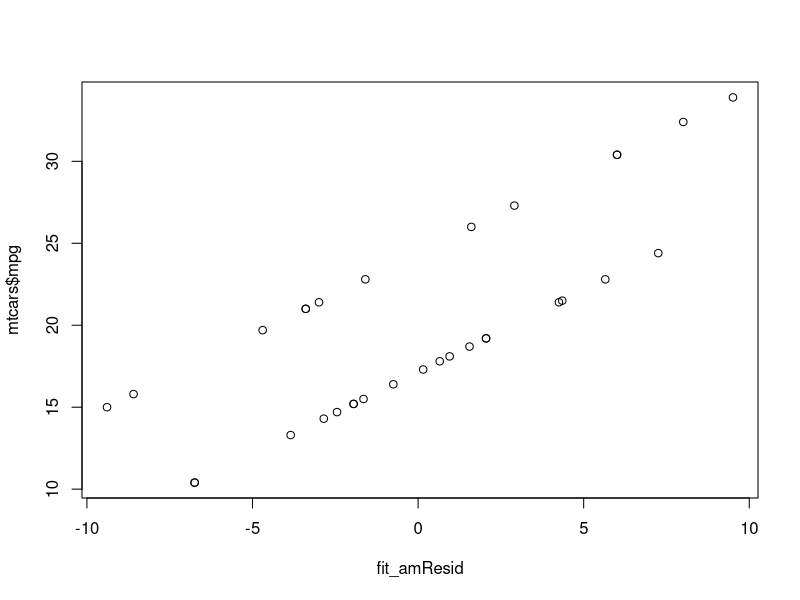
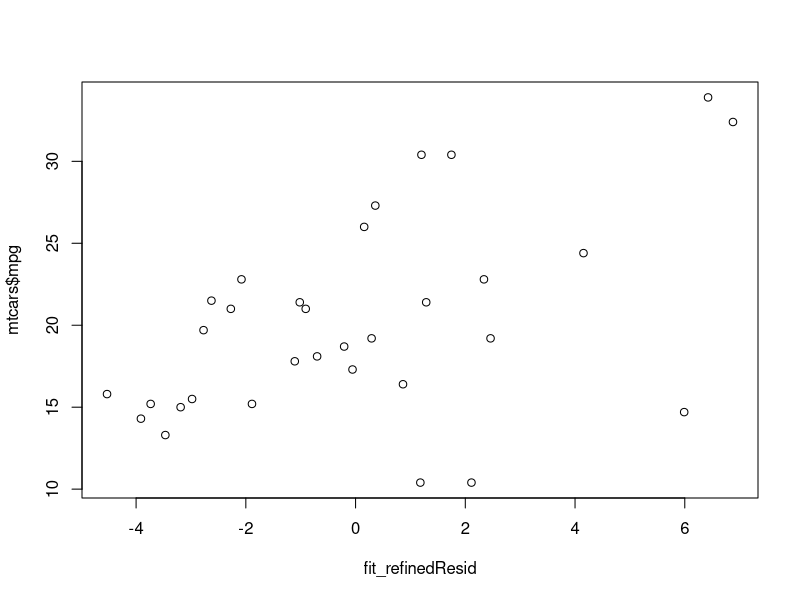

The R script that drew these images, in order:

# You work for Motor Trend, a magazine about the automobile industry.
# Looking at a data set of a collection of cars, they are interested in
# exploring the relationship between a set of variables and miles per gallon.
# They are particularly interested in the following two questions:

# "Is an automatic or manual transmission better for MPG"
# "Quantify the MPG difference between automatic and manual transmissions"
################################################################################
# Step 0 - Set up environment - packages and working directory
################################################################################
library("dplyr", quietly = T)
library("ggplot2", quietly = T)
library("magrittr", quietly = T)
library("GGally", quietly = T)

dir <- "C:/Users/Jleach1/Documents/R/regression_models"
setwd(dir)
rm(dir)
################################################################################
# Step 1 - Load data
################################################################################
data(mtcars)
mtcars <- mtcars %>%
          mutate(trans = as.factor(ifelse(am==0,"Automatic","Manual")))

################################################################################
# Step 2 - initial explorations
################################################################################
summ_simple <- mtcars %>%
                group_by(trans) %>%
                summarise(mean_mpg = mean(mpg),
                         sd = sd(mpg),
                          n = n(),
                          se = sd/sqrt(n),
                          ss_n = (sd^2)/n)
summ_simple

violin <-
mtcars %>%
  ggplot(aes(x = trans, y = mpg, fill = trans))+
  geom_violin()+
  geom_point()+
  theme_minimal()+
  scale_fill_manual(values = c("steelblue","firebrick"))+
  theme(legend.position = "none",
        panel.grid.minor.y = element_blank(),
        panel.grid.minor.x = element_blank(),
        panel.grid.major.x = element_blank())+
  xlab("Transmission Type")+
  ylab("Miles per Gallon")

pairs <- ggpairs(mtcars)

fit_am <- lm(mpg ~ am, data = mtcars)
summary(fit_am)
fit_amResid <- fit_am$resid
plot(fit_amResid, mtcars$mpg)

fit_all <- lm(mpg ~ ., data = mtcars)
summary(fit_all)

fit_refined <- lm(mpg ~ wt+am, data = mtcars)
summary(fit_refined)
fit_refinedResid <- fit_refined$resid
plot(fit_refinedResid, mtcars$mpg)




